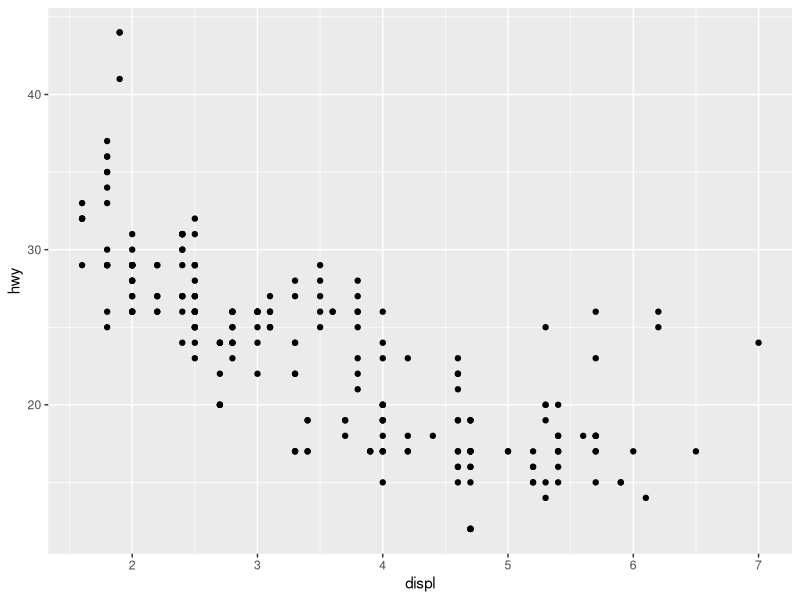
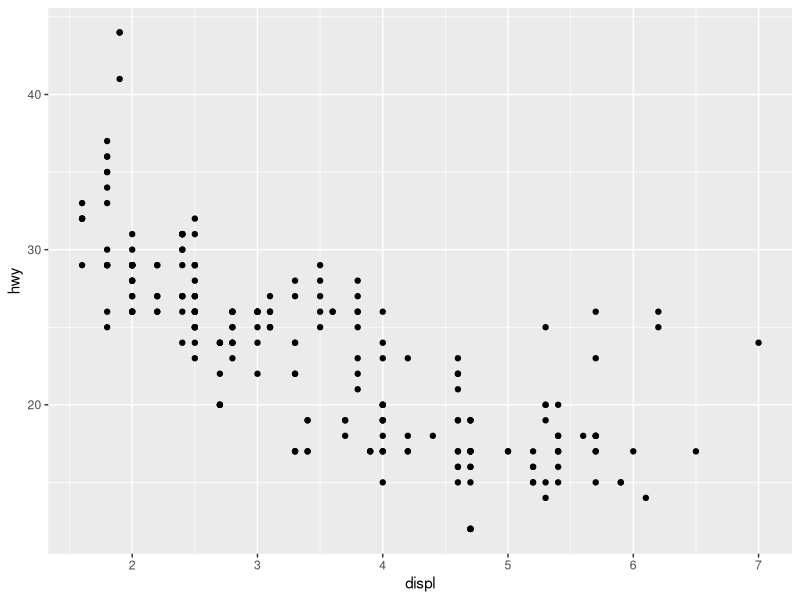
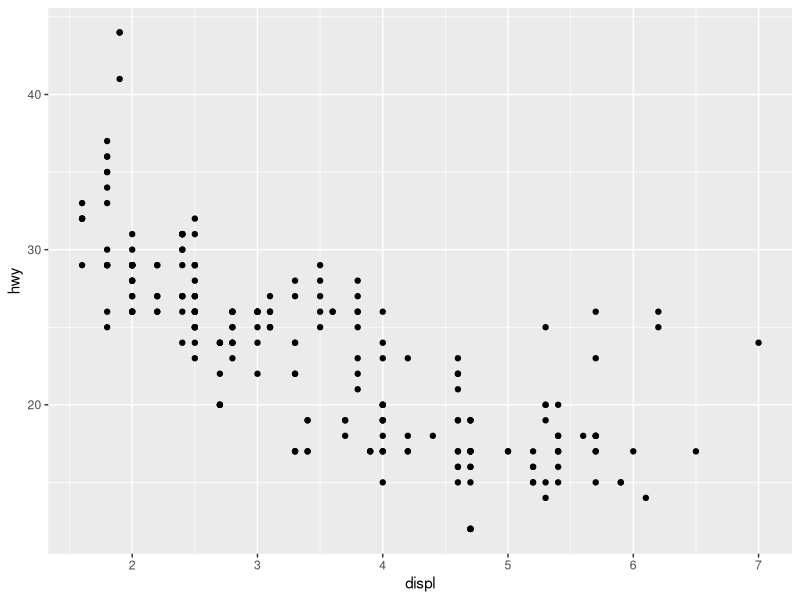
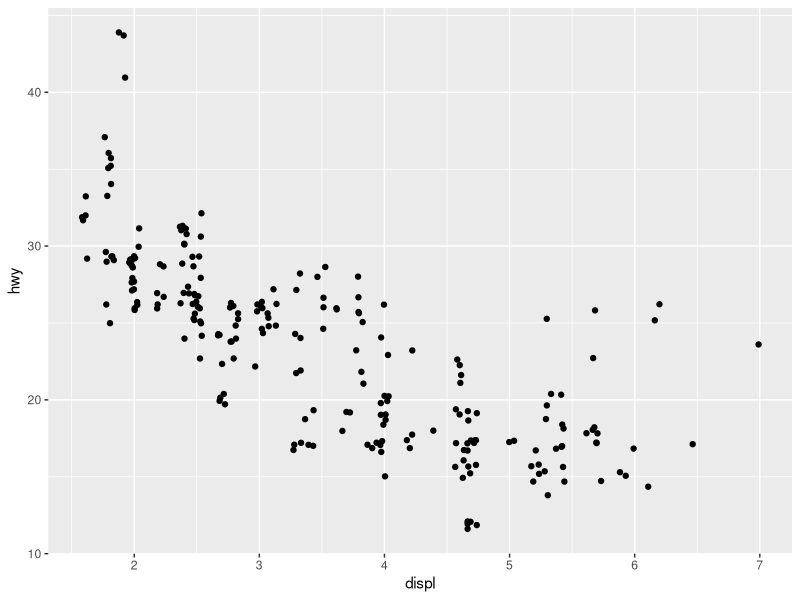
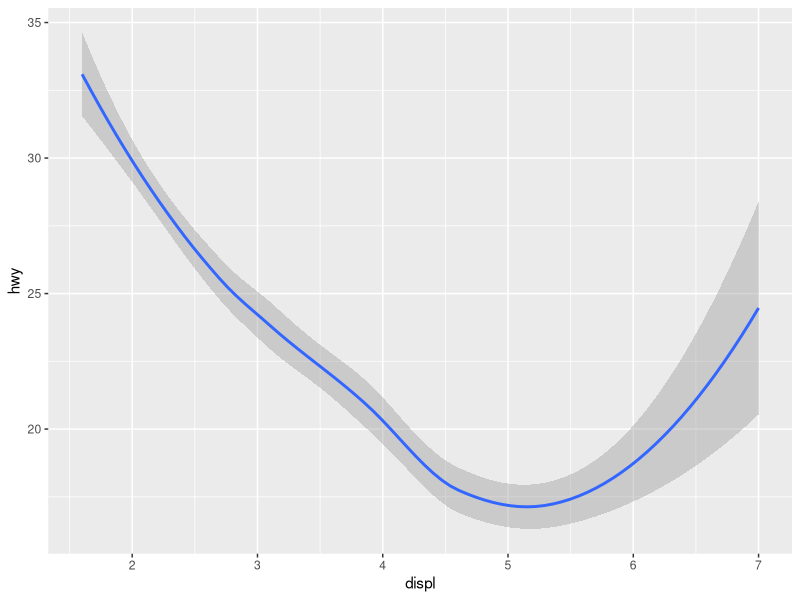
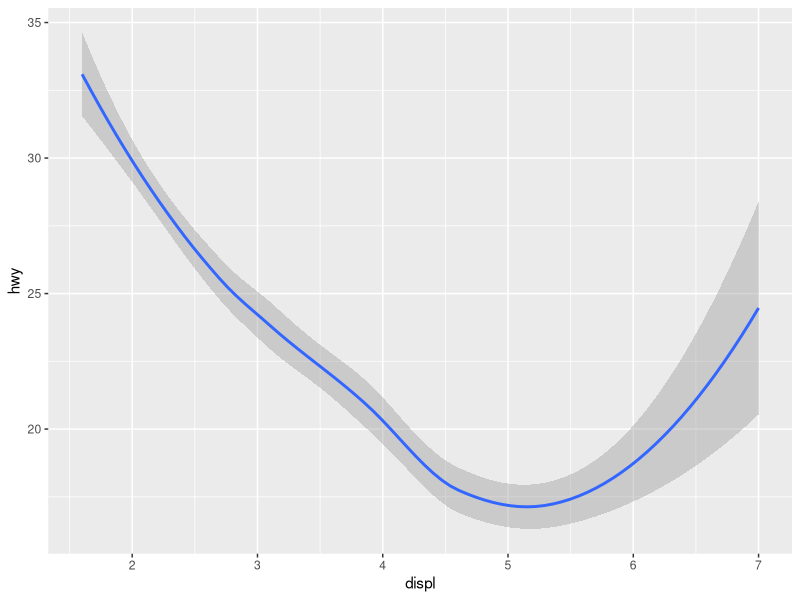
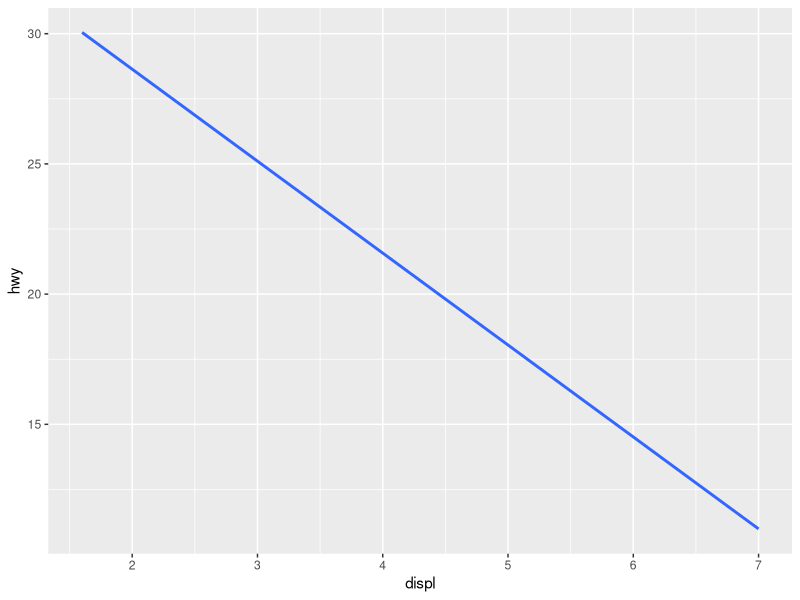
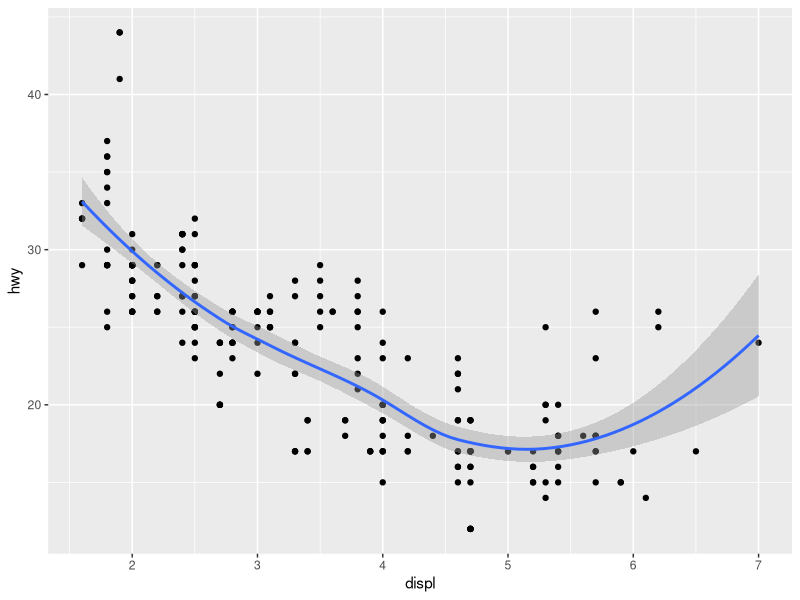

Source code (R) for these figures, in order:

# R FOR DATA SCIENCE, GGPLOT2 EXAMPLES

library(tidyverse)     # CONTIENE EL DATASET mpg

# =  GEOM_POINT y GEOM_SMOOTH ==================================================

# NUBE DE PUNTOS HIGHWAY MPG SEGÚN CILINDRADA
ggplot(data = mpg) +
  geom_point(mapping = aes(x = displ, y = hwy)) 

# NUBE DE PUNTOS ESCRITA MÁS BREVE
ggplot(mpg) +
  geom_point(aes(displ, hwy))

# NUBE DE PUNTOS ESCRITA MÁS BREVE Y CON MAPPING GENERAL
ggplot(mpg,aes(displ, hwy)) +
  geom_point()

# NUBE DE PUNTOS CON jitter
ggplot(data = mpg, aes(x = displ, y = hwy)) +
  geom_jitter() 


# SMOOTH PREDICTION CON "loess" Y SE (default)
ggplot(data = mpg, mapping = aes(x = displ, y = hwy)) +
  geom_smooth()

# MÁS BREVE
ggplot(mpg,aes(displ, hwy)) +
  geom_smooth()

# SMOOTH PREDICTION CON "lm" Y SIN SE
ggplot(data = mpg, mapping = aes(x = displ, y = hwy)) +
  geom_smooth(method='lm', se = FALSE)

# LOS PUNTOS Y PREDICCIONES SUPERPUESTOS
ggplot(data = mpg, mapping = aes(x = displ, y = hwy)) +
  geom_point() +
  geom_smooth()


#    FACETING

# LOS PUNTOS EN GRÁFICOS INDEPENDIENTES PARA CADA CATEGORÍA
ggplot(data = mpg, mapping = aes(x = displ, y = hwy)) +
  geom_point() +
  facet_wrap( ~class , nrow=2)

# GRÁFICOS INDEPENDIENTES SEGÚN TRACCIÓN Y NUM. CILINDROS
ggplot(data = mpg, mapping = aes(x = displ, y = hwy)) +
  geom_point() +
  facet_grid(drv ~ cyl)


# LOS PUNTOS COLOREADOS SEGÚN CATEGORÍA
ggplot(data = mpg, mapping = aes(x = displ, y = hwy, colour= class)) +
  geom_point()

# LOS PUNTOS COLOREADOS SEGÚN TRACCIÓN
ggplot(data = mpg, mapping = aes(x = displ, y = hwy, colour=drv)) +
  geom_point()

# DISTINTAS FORMAS DE PUNTO SEGÚN TRACCIÓN
ggplot(data = mpg, mapping = aes(x = displ, y = hwy, shape=drv)) +
  geom_point()

# DISTINTAS FORMAS COLOREADAS SEGÚN TRACCIÓN
ggplot(data = mpg, mapping = aes(x = displ, y = hwy, shape=drv,colour=drv)) +
  geom_point()

# 20 DISTINTAS FORMAS DE PUNTO
plot(1:20,1:20,pch=1:20)

# SCATTERPLOT pch=9
ggplot(mpg) +
  geom_point(aes(displ, hwy), pch=9)

# 4 MANERAS DE PINTAR EL PUNTO, SEGÚN CATEGORÍA
ggplot(data = mpg) +
  geom_point(mapping = aes(x = displ, y = hwy, color = class))

ggplot(data = mpg) +
  geom_point(mapping = aes(x = displ, y = hwy, size = class))

ggplot(data = mpg) +
  geom_point(mapping = aes(x = displ, y = hwy, alpha = class))

ggplot(data = mpg) +
  geom_point(mapping = aes(x = displ, y = hwy, shape = class))

# CAMBIANDO EL COLOR DE TODOS LOS PUNTOS DEL geom_point
ggplot(data = mpg) +
  geom_point(mapping = aes(x = displ, y = hwy, size = class), colour="red")

ggplot(data = mpg) +
  geom_point(mapping = aes(x = displ, y = hwy, alpha = class), colour="blue", size=7)

ggplot(data = mpg) +
  geom_point(mapping = aes(x = displ, y = hwy, shape = class), colour="green")


# DISTINTAS FORMAS COLOREADAS SEGÚN TRACCIÓN EN GRÁFICOS PARA CADA CATEGORÍA
ggplot(data = mpg, mapping = aes(x = displ, y = hwy, shape=drv,colour=drv)) +
  geom_point() +
  facet_wrap( ~class , nrow=2)

# PUNTOS COLOREADOS SEGÚN TRACCIÓN, CON PREDICCIONES SUPERPUESTAS
ggplot(data = mpg, mapping = aes(x = displ, y = hwy, colour=drv)) +
  geom_point() +
  geom_smooth()

# LO MISMO, CON LÍNEAS DIFERENTES, SIN SE Y SIN LEYENDA
ggplot(data = mpg, mapping = aes(x = displ, y = hwy, linetype=drv, colour=drv)) +
  geom_smooth(show.legend = FALSE, se = FALSE) +
  geom_point(show.legend = FALSE)

# LÍNEAS DIFERENTES SEGÚN TRACCIÓN, Y COLORES SEGÚN CATEGORÍA
ggplot(data = mpg, mapping = aes(x = displ, y = hwy)) +
  geom_smooth(mapping=aes(linetype = drv)) +
  geom_point(mapping = aes(colour = class))

# LO MISMO, PERO SIN SE NI LEYENDAS
ggplot(data = mpg, mapping = aes(x = displ, y = hwy)) +
  geom_smooth(mapping=aes(linetype = drv), se = FALSE, show.legend = FALSE) +
  geom_point(mapping = aes(colour = class), show.legend = FALSE)

# DISTINTAS FORMAS SEGÚN CLASE, COLOREADAS SEGÚN TRACCIÓN
ggplot(data = mpg, mapping = aes(x = displ, y = hwy)) +
  geom_smooth(mapping=aes(colour = drv)) +
  geom_point(mapping = aes(shape = class, colour = drv))


# =  GEOM_BAR ==============================================================

# Default geom_bar recuento por variable categóríca
ggplot(mpg,aes(x=trans)) + geom_bar()

# Explicitando que el default stat es el recuento (count)
ggplot(mpg,aes(x=trans, y=after_stat(count))) + geom_bar()

# Calculando la proporción (prop) (ojo al agrupamiento)
ggplot(mpg,aes(x=trans, y=after_stat(prop), group = 1)) + geom_bar()


# GRÁFICO DE BARRAS (CUENTA/FRECUENCIA SEGÚN cut)
ggplot(data = diamonds) + geom_bar(mapping = aes(x = cut))

# Más breve
ggplot(diamonds, aes(x = cut)) + 
  geom_bar()

# LO MISMO COLOREADO (COMO ADORNO)
ggplot(data = diamonds) + geom_bar(mapping = aes(x = cut, fill=cut))

# RECUENTO SEGÚN cut Y clarity POR COLORES STACKED PARA CADA cut
ggplot(data = diamonds) +
  geom_bar(mapping = aes(x = cut, fill=clarity))

# Explicitando que el default de position es stack
ggplot(data = diamonds) +
  geom_bar(mapping = aes(x = cut, fill=clarity), position = "stack")

# RECUENTO SEGÚN cut Y clarity POR COLORES DODGED PARA CADA cut (COMPARAR RECUENTOS)
ggplot(data = diamonds) +
  geom_bar(mapping = aes(x = cut, fill=clarity), position= "dodge")

# RECUENTO SEGÚN cut Y clarity POR COLORES FILLED PARA CADA cut (COMPARAR PROPORCIONES)
ggplot(data = diamonds) +
  geom_bar(mapping = aes(x = cut, fill=clarity), position= "fill")


# = GEOM_HISTOGRAM y GEOM_FREQPOLY==============================================

# Default geom_histogram frecuencias (recuento) de variable numérica por tramos
ggplot(mpg, aes(displ)) +
  geom_histogram()

# Explicitando que el default  es recuento
ggplot(mpg, aes(displ)) +
  geom_histogram(aes(y = after_stat(count)))

# Calculando la proporción (densidad)
ggplot(mpg, aes(displ)) +
  geom_histogram(aes(y = after_stat(density)))

# HISTOGRAMA DEFAULT (bins=30)
ggplot(data = diamonds) +
  geom_histogram(mapping = aes(x = price))

# HISTOGRAMA AJUSTANDO bins (SU NÚMERO TOTAL)
ggplot(data = diamonds) +
  geom_histogram(mapping = aes(x = price), bins = 60)

# HISTOGRAMA AJUSTANDO binwidth (EN LAS UNIDADES DE x, AQUÍ price)
ggplot(data = diamonds) +
  geom_histogram(mapping = aes(x = price), binwidth = 200)

# DISTINGUIENDO POR COLORES STACKED SEGÚN cut
ggplot(data = diamonds) +
  geom_histogram(mapping = aes(x = price, fill = cut), binwidth = 200)


# POLÍGONO DE FRECUENCIAS
ggplot(data = diamonds) +
  geom_freqpoly(mapping = aes(x = price), binwidth = 200)

# LO MISMO SIN AJUSTAR bins
ggplot(mpg, aes(displ)) +
  geom_freqpoly()

# DISTINGUIENDO POR COLORES STACKED SEGÚN cut
ggplot(data = diamonds) +
geom_freqpoly(mapping = aes(x = price, colour = cut), binwidth = 200)



# ==   GEOM_BOXPLOT  ======================================================

# BOXPLOT DE depth SEGÚN cut
ggplot(data = diamonds) +
  geom_boxplot(
    mapping = aes(x = cut, y = depth)
  )

# BOXPLOT DE depth SEGÚN cut SIN MOSTRAR OUTLIERS 
ggplot(data = diamonds, mapping = aes(x = cut, y = depth)) +
  geom_boxplot(outlier.shape = NA)


# BOXPLOT DISTINGUIENDO ADEMÁS POR OTRA VARIABLE CUALITATIVA ('dodged')
ggplot(data = diamonds, mapping = aes(x = cut, y = depth, colour=clarity)) +
  geom_boxplot()

# BOXPLOT HORIZONTAL Y CON MUCHAS ETIQUETAS
ggplot(data = mpg, mapping = aes(x = class, y = hwy)) +
  geom_boxplot() +
  coord_flip() +
  labs(y = "Highway MPG",
       x = "Class",
       title = "Highway MPG by car class",
       subtitle = "1999-2008",
       caption = "Source: http://fueleconomy.gov")
